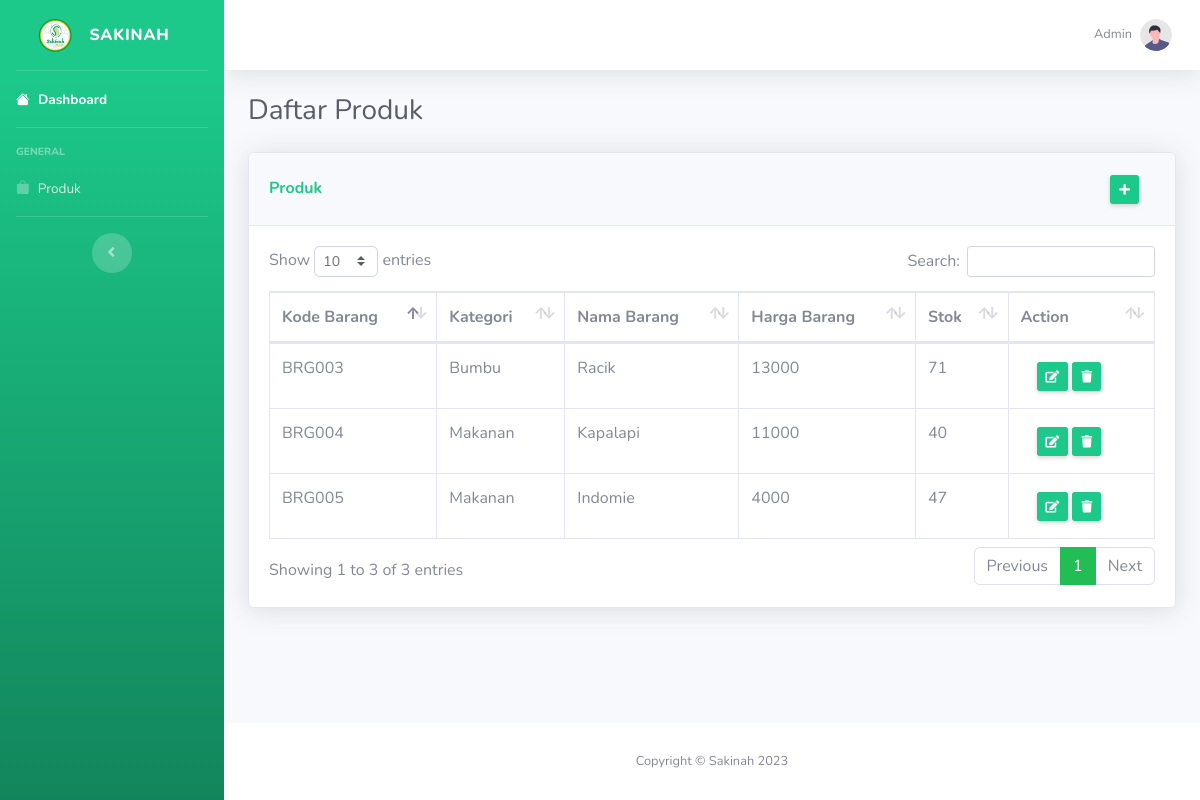
The page /produk.php (signed in) on the database its author committed.
### tables this page shows
CREATE TABLE `barang` (
  `ID_BARANG` varchar(10) NOT NULL,
  `ID_KATEGORI` varchar(10) NOT NULL,
  `NAMA_BARANG` varchar(100) NOT NULL,
  `HARGA` int(11) NOT NULL,
  `STOK` int(11) DEFAULT NULL
);

CREATE TABLE `kategori_barang` (
  `ID_KATEGORI` varchar(10) NOT NULL,
  `NAMA_KATEGORI` varchar(50) NOT NULL
);

### functions.php (called while the page is built, shortened)
<?php
$conn = mysqli_connect("localhost", "root", "", "sakinah");
function query($query)
{
    global $conn;
    $result = mysqli_query($conn, $query);
    $rows = [];
    while ($row = mysqli_fetch_array($result)) {
        $rows[] = $row;
    }
    return $rows;
}

### produk.php (the view, shortened to what this page needs)
<?php
require 'functions.php';
$produk = query("SELECT * FROM barang");
$userRole = $_SESSION['userRole'];
?>
<!DOCTYPE html>
<html lang="en">
<head>
    <link rel="stylesheet" href="https://cdn.jsdelivr.net/npm/bootstrap-icons@1.10.5/font/bootstrap-icons.css">
    <link href="vendor/fontawesome-free/css/all.min.css" rel="stylesheet" type="text/css">
    <link href="css/sb-admin-2.min.css" rel="stylesheet">
    <link href="vendor/datatables/dataTables.bootstrap4.min.css" rel="stylesheet">
</head>
<body id="page-top">
    <div id="wrapper">
        <ul class="navbar-nav bg-gradient-success sidebar sidebar-dark accordion" id="accordionSidebar">
            <a class="sidebar-brand d-flex align-items-center justify-content-center" href="index.php">
                <div class="sidebar-brand-icon">
                    <img id="logoimg" src="./img/sakinahlogo.png" width="35dp" alt="">
                </div>
                <div class="sidebar-brand-text mx-3">Sakinah
                </div>
            </a>
            <hr class="sidebar-divider my-0">
            <li class="nav-item active">
                <a class="nav-link" href="index.php">
                    <i class="bi bi-house-fill"></i>
                    <span>Dashboard</span></a>
            </li>
            <hr class="sidebar-divider">
            <div class="sidebar-heading">
                General
            </div>
            <li class="nav-item">
                <a class="nav-link collapsed" href="produk.php">
                    <i class="bi bi-bag-fill"></i>
                    <span>Produk</span>
                </a>
            </li>
            <hr class="sidebar-divider">
            <div class="text-center d-none d-md-inline">
                <button class="rounded-circle border-0" id="sidebarToggle"></button>
            </div>
        </ul>
        <div id="content-wrapper" class="d-flex flex-column">
            <div id="content">
                <nav class="navbar navbar-expand navbar-light bg-white topbar mb-4 static-top shadow">
                    <ul class="navbar-nav ml-auto">
                        <li class="nav-item dropdown no-arrow">
                            <a class="nav-link dropdown-toggle" href="#" id="userDropdown" role="button"
                                data-toggle="dropdown" aria-haspopup="true" aria-expanded="false">
                                <span class="mr-2 d-none d-lg-inline text-gray-600 small">
                                    <?php echo $userRole; ?>
                                </span>
                                <img class="img-profile rounded-circle" src="img/undraw_profile.svg">
                            </a>
                        </li>
                    </ul>
                </nav>
                <div class="container-fluid">
                    <div class="d-sm-flex align-items-center justify-content-between mb-4">
                        <h1 class="h3 mb-0 text-gray-800">Daftar Produk</h1>
                    </div>
                    <div class="card shadow mb-4">
                        <div class="card-header py-3 d-sm-flex align-items-center justify-content-between">
                            <h6 class="m-0 font-weight-bold text-success">Produk</h6>
                            <li id="linkTambahProduk" class="nav-link">
                                <a onclick="return cekAkses();" href="tambahproduk.php"
                                    class="d-none d-sm-inline btn btn-sm btn-success shadow-sm"><i
                                        class="fas fa-plus fa-sm text-white-100"></i></a>
                            </li>
                        </div>
                        <div class="card-body">
                            <div class="table-responsive">
                                <table class="table table-bordered" id="dataTable" width="100%" cellspacing="0">
                                    <thead>
                                        <tr>
                                            <th>Kode Barang</th>
                                            <th>Kategori</th>
                                            <th>Nama Barang</th>
                                            <th>Harga Barang</th>
                                            <th>Stok</th>
                                            <th>Action</th>
                                        </tr>
                                    </thead>
                                    <tbody>
                                        <?php foreach ($produk as $row): ?>
                                            <tr>
                                                <td>
                                                    <?= $row["ID_BARANG"]; ?>
                                                </td>
                                                <td>
                                                    <?php
                                                    $idKategori = $row["ID_KATEGORI"];
                                                    $queryKategori = "SELECT NAMA_KATEGORI FROM KATEGORI_BARANG WHERE ID_KATEGORI = '$idKategori'";
                                                    $resultKategori = mysqli_query($conn, $queryKategori);
                                                    $kategori = mysqli_fetch_assoc($resultKategori);
                                                    echo $kategori["NAMA_KATEGORI"];
                                                    ?>
                                                </td>
                                                <td>
                                                    <?= $row["NAMA_BARANG"]; ?>
                                                </td>
                                                <td>
                                                    <?= $row["HARGA"]; ?>
                                                </td>
                                                <td>
                                                    <?= $row["STOK"]; ?>
                                                </td>
                                                <td>
                                                    <li id="linkEditProduk" class="nav-link">
                                                        <a onclick="return cekAkses();"
                                                            href="updateproduk.php?id=<?= $row["ID_BARANG"]; ?>"
                                                            class="d-none d-sm-inline btn btn-sm btn-success shadow-sm"><i
                                                                class="fas fa-edit fa-sm text-white-100"></i></a>
                                                        <a onclick="return cekAkses();"
                                                            href="hapusproduk.php?id=<?= $row["ID_BARANG"]; ?>"
                                                            class="d-none d-sm-inline btn btn-sm btn-success shadow-sm"><i
                                                                class="fas fa-trash fa-sm text-white-100"></i></a>
                                                    </li>
                                                </td>
                                            </tr>
                                        <?php endforeach; ?>
                                    </tbody>
                                </table>
                            </div>
                        </div>
                    </div>
                </div>
            </div>
            <footer class="sticky-footer bg-white">
                <div class="container my-auto">
                    <div class="copyright text-center my-auto">
                        <span>Copyright &copy; Sakinah 2023</span>
                    </div>
                </div>
            </footer>
        </div>
    </div>
</body>
</html>

### rows shown on the page
barang: ID_BARANG "BRG003", ID_KATEGORI.NAMA_KATEGORI "Bumbu", NAMA_BARANG "Racik", HARGA "13000", STOK "71"
barang: ID_BARANG "BRG004", ID_KATEGORI.NAMA_KATEGORI "Makanan", NAMA_BARANG "Kapalapi", HARGA "11000", STOK "40"
barang: ID_BARANG "BRG005", ID_KATEGORI.NAMA_KATEGORI "Makanan", NAMA_BARANG "Indomie", HARGA "4000", STOK "47"

### other values the page prints
$userRole "Admin"
